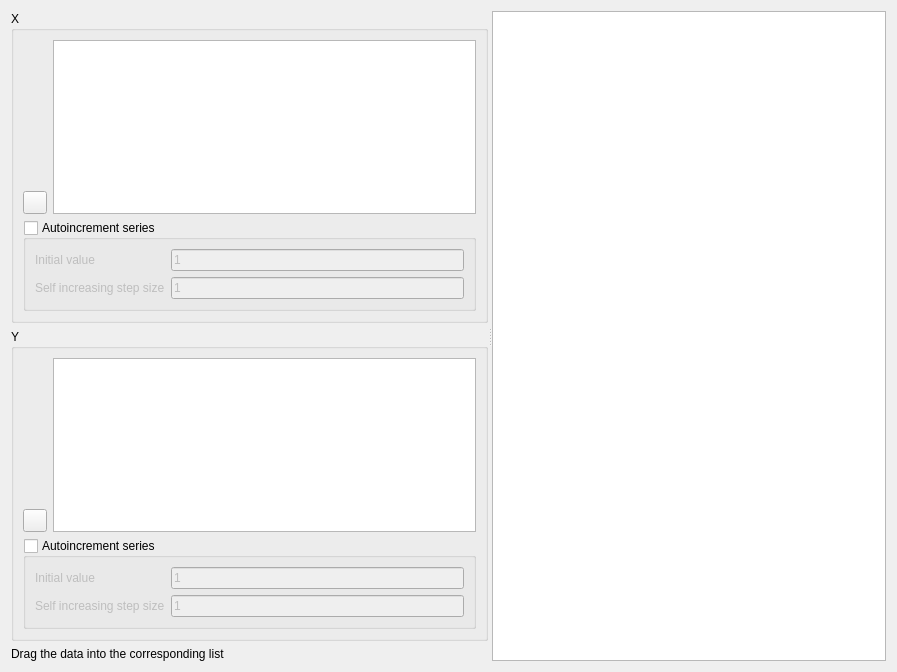
<?xml version="1.0" encoding="UTF-8"?>
<ui version="4.0">
 <class>DAChartAddXYSeriesWidget</class>
 <widget class="QWidget" name="DAChartAddXYSeriesWidget">
  <property name="geometry">
   <rect>
    <x>0</x>
    <y>0</y>
    <width>897</width>
    <height>672</height>
   </rect>
  </property>
  <property name="windowTitle">
   <string>Add XY Series</string>
  </property>
  <layout class="QVBoxLayout" name="verticalLayout_2">
   <item>
    <widget class="QSplitter" name="splitter">
     <property name="orientation">
      <enum>Qt::Horizontal</enum>
     </property>
     <widget class="QWidget" name="layoutWidget">
      <layout class="QVBoxLayout" name="verticalLayout">
       <item>
        <widget class="DA::DACollapsibleGroupBox" name="groupBoxX">
         <property name="title">
          <string>X</string>
         </property>
         <property name="flat">
          <bool>true</bool>
         </property>
         <layout class="QGridLayout" name="gridLayout_4">
          <item row="0" column="1" rowspan="2">
           <widget class="DA::DAPySeriesListView" name="listViewX"/>
          </item>
          <item row="1" column="0">
           <widget class="QToolButton" name="toolButtonRemoveFromX">
            <property name="text">
             <string/>
            </property>
            <property name="icon">
             <iconset resource="icon.qrc">
              <normaloff>:/DAGui/icon/left-remove.svg</normaloff>:/DAGui/icon/left-remove.svg</iconset>
            </property>
           </widget>
          </item>
          <item row="2" column="0" colspan="2">
           <widget class="QGroupBox" name="groupBoxXAutoincrement">
            <property name="title">
             <string>Autoincrement series</string>
            </property>
            <property name="flat">
             <bool>false</bool>
            </property>
            <property name="checkable">
             <bool>true</bool>
            </property>
            <property name="checked">
             <bool>false</bool>
            </property>
            <layout class="QGridLayout" name="gridLayout">
             <item row="0" column="0">
              <widget class="QLabel" name="labelXInitValue">
               <property name="text">
                <string>Initial value</string>
               </property>
              </widget>
             </item>
             <item row="0" column="1">
              <widget class="QLineEdit" name="lineEditXInitValue">
               <property name="text">
                <string>1</string>
               </property>
              </widget>
             </item>
             <item row="1" column="0">
              <widget class="QLabel" name="labelXStep">
               <property name="text">
                <string>Self increasing step size</string>
               </property>
              </widget>
             </item>
             <item row="1" column="1">
              <widget class="QLineEdit" name="lineEditXStepValue">
               <property name="text">
                <string>1</string>
               </property>
              </widget>
             </item>
            </layout>
           </widget>
          </item>
         </layout>
        </widget>
       </item>
       <item>
        <widget class="DA::DACollapsibleGroupBox" name="groupBoxY">
         <property name="title">
          <string>Y</string>
         </property>
         <property name="flat">
          <bool>true</bool>
         </property>
         <layout class="QGridLayout" name="gridLayout_3">
          <item row="0" column="1" rowspan="2">
           <widget class="DA::DAPySeriesListView" name="listViewY"/>
          </item>
          <item row="1" column="0">
           <widget class="QToolButton" name="toolButtonRemoveFromY">
            <property name="text">
             <string/>
            </property>
            <property name="icon">
             <iconset resource="icon.qrc">
              <normaloff>:/DAGui/icon/left-remove.svg</normaloff>:/DAGui/icon/left-remove.svg</iconset>
            </property>
           </widget>
          </item>
          <item row="2" column="0" colspan="2">
           <widget class="QGroupBox" name="groupBoxYAutoincrement">
            <property name="title">
             <string>Autoincrement series</string>
            </property>
            <property name="flat">
             <bool>false</bool>
            </property>
            <property name="checkable">
             <bool>true</bool>
            </property>
            <property name="checked">
             <bool>false</bool>
            </property>
            <layout class="QGridLayout" name="gridLayout_2">
             <item row="0" column="0">
              <widget class="QLabel" name="labelYInitValue">
               <property name="text">
                <string>Initial value</string>
               </property>
              </widget>
             </item>
             <item row="0" column="1">
              <widget class="QLineEdit" name="lineEditYInitValue">
               <property name="text">
                <string>1</string>
               </property>
              </widget>
             </item>
             <item row="1" column="0">
              <widget class="QLabel" name="labelYStep">
               <property name="text">
                <string>Self increasing step size</string>
               </property>
              </widget>
             </item>
             <item row="1" column="1">
              <widget class="QLineEdit" name="lineEditYStepValue">
               <property name="text">
                <string>1</string>
               </property>
              </widget>
             </item>
            </layout>
           </widget>
          </item>
         </layout>
        </widget>
       </item>
       <item>
        <spacer name="verticalSpacer">
         <property name="orientation">
          <enum>Qt::Vertical</enum>
         </property>
         <property name="sizeHint" stdset="0">
          <size>
           <width>20</width>
           <height>18</height>
          </size>
         </property>
        </spacer>
       </item>
       <item>
        <widget class="QLabel" name="label">
         <property name="text">
          <string>Drag the data into the corresponding list</string>
         </property>
         <property name="alignment">
          <set>Qt::AlignBottom|Qt::AlignLeading|Qt::AlignLeft</set>
         </property>
        </widget>
       </item>
      </layout>
     </widget>
     <widget class="DA::DAPySeriesTableView" name="tableViewXY"/>
    </widget>
   </item>
  </layout>
 </widget>
 <customwidgets>
  <customwidget>
   <class>DA::DACollapsibleGroupBox</class>
   <extends>QGroupBox</extends>
   <header location="global">DACollapsibleGroupBox.h</header>
   <container>1</container>
  </customwidget>
  <customwidget>
   <class>DA::DAPySeriesTableView</class>
   <extends>QTableView</extends>
   <header>DAPySeriesTableView.h</header>
  </customwidget>
  <customwidget>
   <class>DA::DAPySeriesListView</class>
   <extends>QListView</extends>
   <header>DAPySeriesListView.h</header>
  </customwidget>
 </customwidgets>
 <resources>
  <include location="icon.qrc"/>
 </resources>
 <connections>
  <connection>
   <sender>groupBoxXAutoincrement</sender>
   <signal>clicked(bool)</signal>
   <receiver>listViewX</receiver>
   <slot>setDisabled(bool)</slot>
   <hints>
    <hint type="sourcelabel">
     <x>251</x>
     <y>120</y>
    </hint>
    <hint type="destinationlabel">
     <x>321</x>
     <y>75</y>
    </hint>
   </hints>
  </connection>
  <connection>
   <sender>groupBoxXAutoincrement</sender>
   <signal>clicked(bool)</signal>
   <receiver>toolButtonRemoveFromX</receiver>
   <slot>setDisabled(bool)</slot>
   <hints>
    <hint type="sourcelabel">
     <x>279</x>
     <y>118</y>
    </hint>
    <hint type="destinationlabel">
     <x>251</x>
     <y>88</y>
    </hint>
   </hints>
  </connection>
  <connection>
   <sender>groupBoxYAutoincrement</sender>
   <signal>clicked(bool)</signal>
   <receiver>listViewY</receiver>
   <slot>setDisabled(bool)</slot>
   <hints>
    <hint type="sourcelabel">
     <x>264</x>
     <y>322</y>
    </hint>
    <hint type="destinationlabel">
     <x>306</x>
     <y>283</y>
    </hint>
   </hints>
  </connection>
  <connection>
   <sender>groupBoxYAutoincrement</sender>
   <signal>clicked(bool)</signal>
   <receiver>toolButtonRemoveFromY</receiver>
   <slot>setDisabled(bool)</slot>
   <hints>
    <hint type="sourcelabel">
     <x>251</x>
     <y>321</y>
    </hint>
    <hint type="destinationlabel">
     <x>249</x>
     <y>293</y>
    </hint>
   </hints>
  </connection>
 </connections>
</ui>
